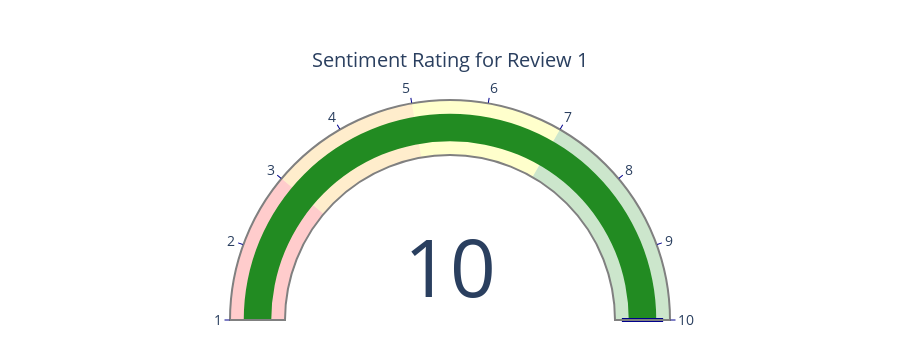
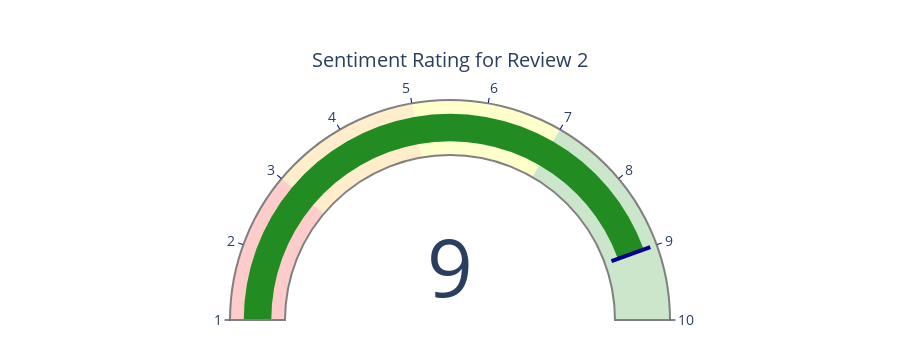
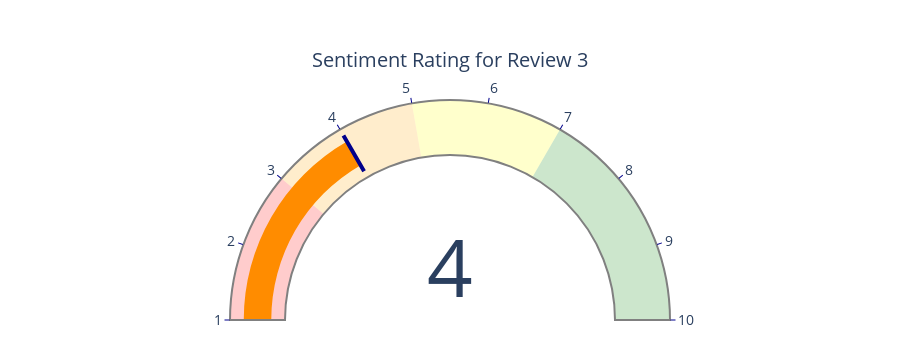

Notebook cell for these charts, in order:
### Code cell
# Sentiment Rating Scale (1-10) Visualization

print("🌡️ Rating Scale Visualization")

# Function to create a visual rating gauge
def create_sentiment_gauge(rating, title="Sentiment Rating"):
    """
    Creates an interactive gauge chart showing the sentiment rating on a 1-10 scale
    
    Parameters:
    -----------
    rating : int or float
        Rating value from 1-10
    title : str
        Chart title
        
    Returns:
    --------
    plotly.graph_objects.Figure
    """
    # Ensure rating is within 1-10 range
    rating = max(1, min(10, rating))
    
    # Define colors for different rating ranges
    if rating <= 3:
        color = 'firebrick'
    elif rating <= 5:
        color = 'darkorange'
    elif rating <= 7:
        color = 'gold'
    else:
        color = 'forestgreen'
    
    # Create the gauge chart
    fig = go.Figure(go.Indicator(
        mode="gauge+number",
        value=rating,
        domain={'x': [0, 1], 'y': [0, 1]},
        title={'text': title},
        gauge={
            'axis': {'range': [1, 10], 'tickwidth': 1, 'tickcolor': "darkblue"},
            'bar': {'color': color},
            'bgcolor': "white",
            'borderwidth': 2,
            'bordercolor': "gray",
            'steps': [
                {'range': [1, 3], 'color': 'rgba(255, 0, 0, 0.2)'},   # Red (negative)
                {'range': [3, 5], 'color': 'rgba(255, 165, 0, 0.2)'}, # Orange (somewhat negative)
                {'range': [5, 7], 'color': 'rgba(255, 255, 0, 0.2)'}, # Yellow (neutral)
                {'range': [7, 10], 'color': 'rgba(0, 128, 0, 0.2)'},  # Green (positive)
            ],
            'threshold': {
                'line': {'color': "darkblue", 'width': 4},
                'thickness': 0.75,
                'value': rating
            }
        }
    ))
    
    # Update layout
    fig.update_layout(
        paper_bgcolor='white',
        height=350,
        margin=dict(l=30, r=30, t=100, b=30),
        font=dict(size=14)
    )
    
    return fig

# Example ratings for demonstration
sample_reviews = [
    "This app is absolutely perfect! I use it every day and can't imagine my life without it.",
    "The app is fairly good but has some areas that need improvement.",
    "This is the worst app ever. It constantly crashes and is a complete waste of money."
]

print("Example ratings for different types of reviews:")
print("(These are calculated using TextBlob's polarity combined with our 1-10 scale conversion)")

# Calculate and display ratings for each sample
for i, review in enumerate(sample_reviews, 1):
    # Calculate rating
    blob = TextBlob(review)
    polarity = blob.sentiment.polarity
    rating = round(((polarity + 1) / 2) * 9 + 1)
    stars = '★' * rating + '☆' * (10 - rating)
    
    print(f"\nReview {i}: \"{review}\"")
    print(f"Rating: {rating}/10  {stars}")
    
    # Create and display gauge for this review
    gauge = create_sentiment_gauge(rating, f"Sentiment Rating for Review {i}")
    gauge.show()

print("\n✅ You can now analyze app reviews with both categorical sentiment and numerical ratings!")

### Figure 1 — Plotly figure (JSON) as saved in the notebook; plotly's stock layout.template omitted (floating-point values rounded to 4 significant figures)
{"data": [{"domain": {"x": [0, 1], "y": [0, 1]}, "gauge": {"axis": {"range": [1, 10], "tickcolor": "darkblue", "tickwidth": 1}, "bar": {"color": "forestgreen"}, "bgcolor": "white", "bordercolor": "gray", "borderwidth": 2, "steps": [{"color": "rgba(255, 0, 0, 0.2)", "range": [1, 3]}, {"color": "rgba(255, 165, 0, 0.2)", "range": [3, 5]}, {"color": "rgba(255, 255, 0, 0.2)", "range": [5, 7]}, {"color": "rgba(0, 128, 0, 0.2)", "range": [7, 10]}], "threshold": {"line": {"color": "darkblue", "width": 4}, "thickness": 0.75, "value": 10}}, "mode": "gauge+number", "title": {"text": "Sentiment Rating for Review 1"}, "type": "indicator", "value": 10}], "layout": {"font": {"size": 14}, "height": 350, "margin": {"b": 30, "l": 30, "r": 30, "t": 100}, "paper_bgcolor": "white"}}

### Figure 2 — Plotly figure (JSON) as saved in the notebook; plotly's stock layout.template omitted (floating-point values rounded to 4 significant figures)
{"data": [{"domain": {"x": [0, 1], "y": [0, 1]}, "gauge": {"axis": {"range": [1, 10], "tickcolor": "darkblue", "tickwidth": 1}, "bar": {"color": "forestgreen"}, "bgcolor": "white", "bordercolor": "gray", "borderwidth": 2, "steps": [{"color": "rgba(255, 0, 0, 0.2)", "range": [1, 3]}, {"color": "rgba(255, 165, 0, 0.2)", "range": [3, 5]}, {"color": "rgba(255, 255, 0, 0.2)", "range": [5, 7]}, {"color": "rgba(0, 128, 0, 0.2)", "range": [7, 10]}], "threshold": {"line": {"color": "darkblue", "width": 4}, "thickness": 0.75, "value": 9}}, "mode": "gauge+number", "title": {"text": "Sentiment Rating for Review 2"}, "type": "indicator", "value": 9}], "layout": {"font": {"size": 14}, "height": 350, "margin": {"b": 30, "l": 30, "r": 30, "t": 100}, "paper_bgcolor": "white"}}

### Figure 3 — Plotly figure (JSON) as saved in the notebook; plotly's stock layout.template omitted (floating-point values rounded to 4 significant figures)
{"data": [{"domain": {"x": [0, 1], "y": [0, 1]}, "gauge": {"axis": {"range": [1, 10], "tickcolor": "darkblue", "tickwidth": 1}, "bar": {"color": "darkorange"}, "bgcolor": "white", "bordercolor": "gray", "borderwidth": 2, "steps": [{"color": "rgba(255, 0, 0, 0.2)", "range": [1, 3]}, {"color": "rgba(255, 165, 0, 0.2)", "range": [3, 5]}, {"color": "rgba(255, 255, 0, 0.2)", "range": [5, 7]}, {"color": "rgba(0, 128, 0, 0.2)", "range": [7, 10]}], "threshold": {"line": {"color": "darkblue", "width": 4}, "thickness": 0.75, "value": 4}}, "mode": "gauge+number", "title": {"text": "Sentiment Rating for Review 3"}, "type": "indicator", "value": 4}], "layout": {"font": {"size": 14}, "height": 350, "margin": {"b": 30, "l": 30, "r": 30, "t": 100}, "paper_bgcolor": "white"}}
